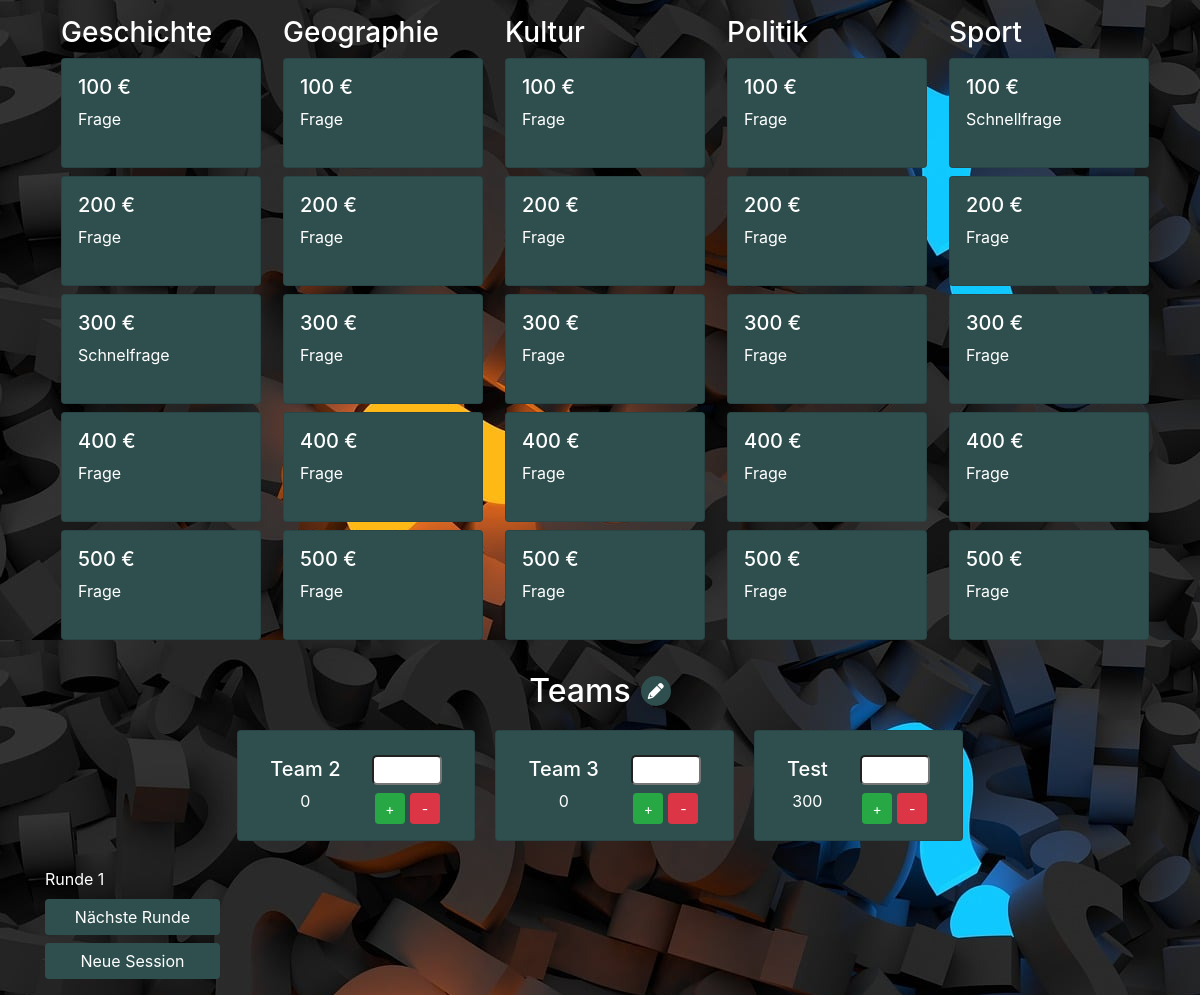
Before: / with the older database file.
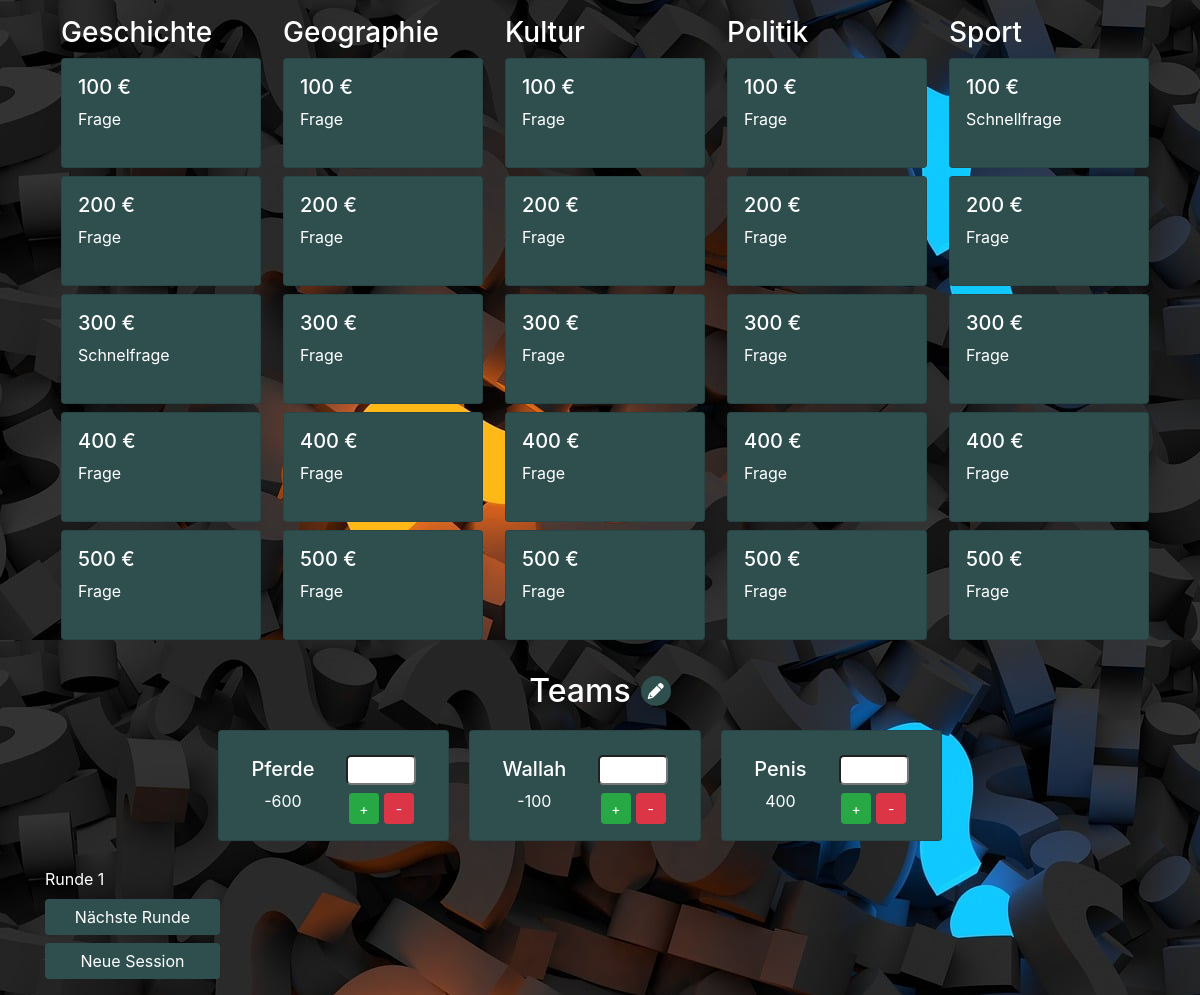
After: the same page with the newer database file.
### tables this page shows
CREATE TABLE questions (
                ﻿question_id INTEGER PRIMARY KEY,
                question TEXT,
                answer TEXT,
                category TEXT,
                type TEXT,
                points INTEGER
            );

CREATE TABLE teams (
                team_id INTEGER PRIMARY KEY AUTOINCREMENT,
                name TEXT NOT NULL,
                score INTEGER DEFAULT 0,
                buzzer_id INTEGER,
                is_active INTEGER,
                buzzer_sound TEXT
                );

### app.py (the view)
@app.route('/')
def index():
    teams = dao.get_teams()
    answered_questions = dao.get_answered_questions_of_round(session_id, round_number)
    answered_question_ids = [question_id for question_id, _ in answered_questions]
    question_matrix = get_question_matrix_from_json_ids(dao, round_number, rounds_json_filepath)
    return render_template('index.html', question_matrix=question_matrix, answered_question_ids=answered_question_ids, teams=teams, round_number=round_number)

### database_access.py (called while the page is built)
    def get_db_connection(self) -> tuple[sqlite3.Connection, sqlite3.Cursor]:
        try:
            conn = sqlite3.connect(self.dbfile, check_same_thread=False)
            cursor = conn.cursor()
            cursor.row_factory = sqlite3.Row
            return conn, cursor
        except sqlite3.Error as err:
            error_handler(err,traceback.format_exc())

    def get_multiple_questions_by_ids(self, question_ids):
        try:
            conn, cursor = self.get_db_connection()
            placeholders = ','.join('?' for _ in question_ids)
            query = f'SELECT * FROM questions WHERE question_id IN ({placeholders}) ORDER BY points ASC'
            questions = cursor.execute(query, question_ids).fetchall()
            conn.close()
            return questions
        except sqlite3.Error as err:
            error_handler(err, traceback.format_exc())

    def get_teams(self) -> list:
        try:
            conn, cursor = self.get_db_connection()
            teams = cursor.execute('SELECT * FROM teams').fetchall()
            conn.close()
            return teams
        except sqlite3.Error as err:
            error_handler(err,traceback.format_exc())

    def get_answered_questions_of_round(self, session_id, round_number) -> list:
        try:
            conn, cursor = self.get_db_connection()
            result = cursor.execute('SELECT question_id, team_id FROM sessions WHERE session_id = ? AND round_number = ? AND points > 0', (session_id, round_number)).fetchall()
            conn.close()
            return [(r["question_id"], r["team_id"]) for r in result]
        except sqlite3.Error as err:
            self.error_handler(err, traceback.format_exc())
            return None

### question_selector.py (called while the page is built)
def get_question_matrix_from_json_ids(dao, round_number, json_filepath):
    question_matrix = []
    with open(json_filepath, 'r') as file:
        parsed_data = json.load(file)
        json_obj = next((item for item in parsed_data if item["round_number"] == round_number), None)
        questions = json_obj.get("questions")
        if questions:
            for category in questions:
                question_ids = questions[category]
                if question_ids:
                    question_matrix.append(dao.get_multiple_questions_by_ids(question_ids))
    return question_matrix

### templates/index.html (shortened to what this page needs)
<!DOCTYPE html>
<html lang="en">
<head>
    <link rel="stylesheet" href="https://stackpath.bootstrapcdn.com/bootstrap/4.5.2/css/bootstrap.min.css">
    <link rel="stylesheet" href="https://cdnjs.cloudflare.com/ajax/libs/font-awesome/6.0.0-beta3/css/all.min.css">
</head>
<body>
    <div class="container">
        <div class="row my-3">
            {% for category in question_matrix %}
                <div class="col-md-2 mx-3">
                    <div class="category-block">
                        <h3>{{ category[0]["category"] }}</h3>
                        <div class="d-flex flex-column">
                            {% for question in category %}
                                <div class="card question-card mb-2 {{ "answered" if question["question_id"] in answered_question_ids }}" data-question-id="{{ question["question_id"] }}"">
                                    <div class="card-body">
                                        <h5 class="card-title">{{ question["points"] }} €</h5>
                                        <p class="card-text">{{ question["type"] }}</p>
                                    </div>
                                </div>
                            {% endfor %}
                        </div>
                    </div>
                </div>
            {% endfor %}
        </div>
        <div class="row mt-4">
            <div class="col-md-12">
                <div class="team-cards-wrapper">
                    <div class="team-header">
                        <h2>Teams</h2>
                        <button id="toggle-team-settings-btn" class="btn btn-primary btn-icon">
                            <i class="fas fa-pencil-alt"></i>
                        </button>
                    </div>
                    <div class="row team-cards-container">
                        {% for team in teams %}
                        <div>
                            <div class="card team-card {{ "active" if team.is_active }}" data-team-id="{{ team.team_id }}">
                                <div class="card-body team-card-body">
                                    <div class="mx-3">
                                        <h5 class="card-title">{{ team.name }}</h5>
                                        <span class="card-text">{{ team.score }}</span>
                                    </div>
                                    <div class="team-add-points mt-2 mx-3">
                                        <input type="number" class="mb-2 team-add-points-input" id="points-{{ team.team_id }}">
                                        <div class="manual-score-change-container">
                                            <button class="btn btn-success btn-sm team-control-btn" data-team-id="{{ team.team_id }}" data-action="add">+</button>
                                            <button class="btn btn-danger btn-sm team-control-btn" data-team-id="{{ team.team_id }}" data-action="subtract">-</button>
                                        </div>
                                    </div>
                                </div>
                            </div>
                        </div>
                        {% endfor %}
                    </div>
                </div>
            </div>
        </div>
        <div class="my-3">
            <div class="mt-2">
                <span class="session-controls">Runde <span id="round-number">{{ round_number }}</span></span>
            </div>
            <form action="{{ url_for("next_round") }}" method="post" class="mt-2">
                <button type="submit" class="btn btn-primary session-controls">Nächste Runde</button>
            </form>
            <form action="{{ url_for("new_session") }}" method="post" class="mt-2">
                <button type="submit" class="btn btn-primary session-controls">Neue Session</button>
            </form>
        </div>
    </div>
</body>
</html>

### templates/index.html (style rules this page uses)
body { color: white; background-image: url("/static/images/question-mark.png"); }
.btn-primary { background-color: darkslategrey; border: none; }
.question-card { cursor: pointer; }
.card { background-color: darkslategrey; height: 110px; width: 200px; }
.card-body { padding: 1rem; }
.card-title { margin-bottom: 0.5rem; overflow: hidden; white-space: nowrap; text-overflow: ellipsis; max-width: 150px; }
.category-block { width: 100%; }
.team-cards-wrapper { text-align: center; }
.team-header { display: flex; align-items: center; justify-content: center; gap: 10px; margin-bottom: 20px; }
.team-header h2 { margin: 0; }
.team-cards-container { display: flex; justify-content: center; align-items: center; flex-wrap: wrap; gap: 20px; }
.team-card { position: relative; height: auto; width: 100%; margin-bottom: 10px; }
.team-card-body { display: flex; justify-content: space-between; align-items: center; }
.team-add-points { display: flex; flex-direction: column; align-items: center; }
.team-add-points-input { width: 70px; margin-bottom: 10px; border-radius: 5px; }
.team-control-btn { width: 30px; }
.manual-score-change-container { display: flex; gap: 5px; }
.btn-icon { width: 30px; height: 30px; padding: 0; border-radius: 50%; border: none; display: flex; align-items: center; justify-content: center; background-color: darkslategrey; }
.session-controls { width: 175px; }

Changed rows visible on the page:
no longer on this page (row edited): teams: name "Test", score "300"
added teams: name "Pferde", score "-600"
changed teams: name "Team 2" → "Wallah"; score "0" → "-100"
changed teams: name "Team 3" → "Penis"; score "0" → "400"
